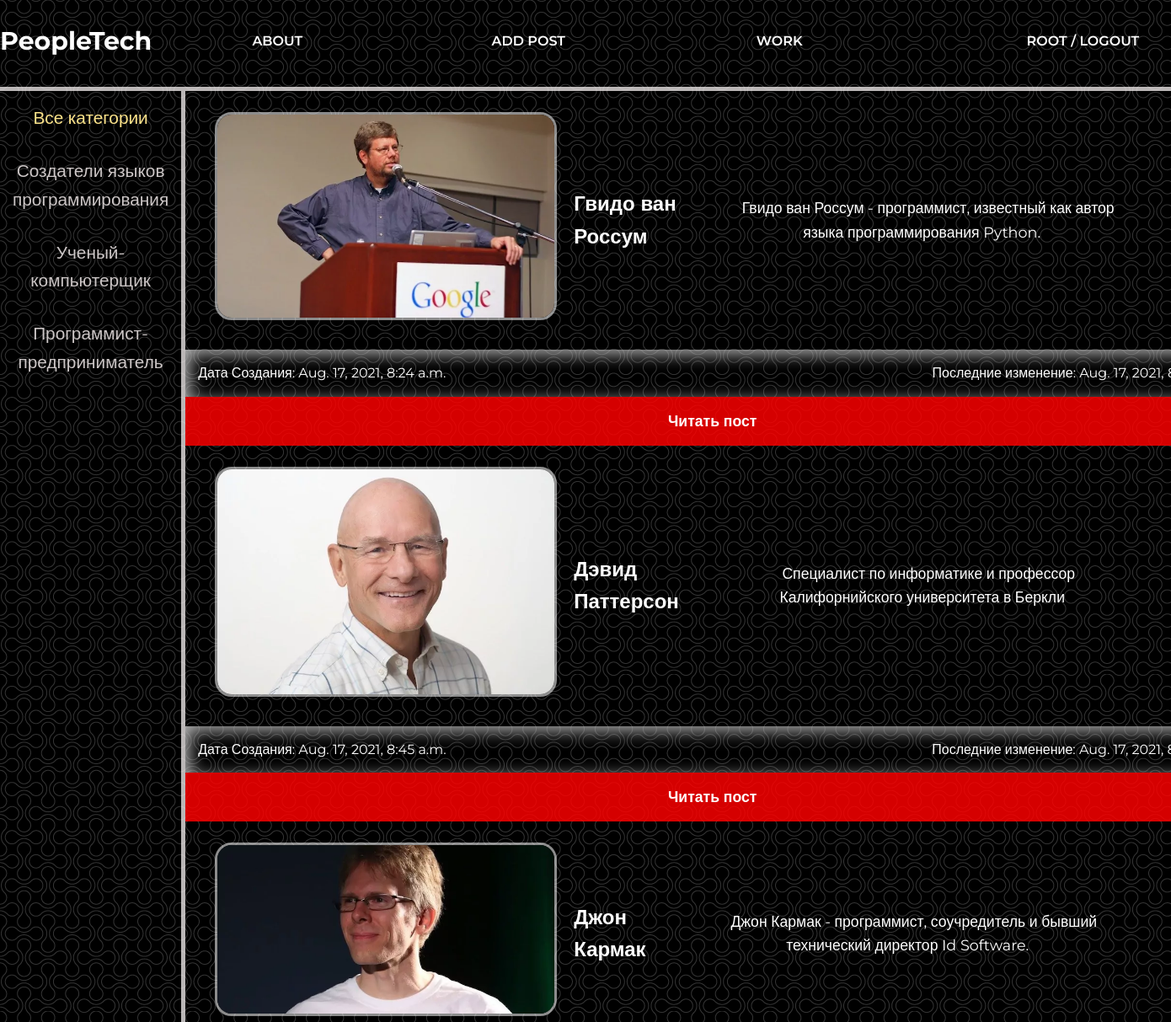
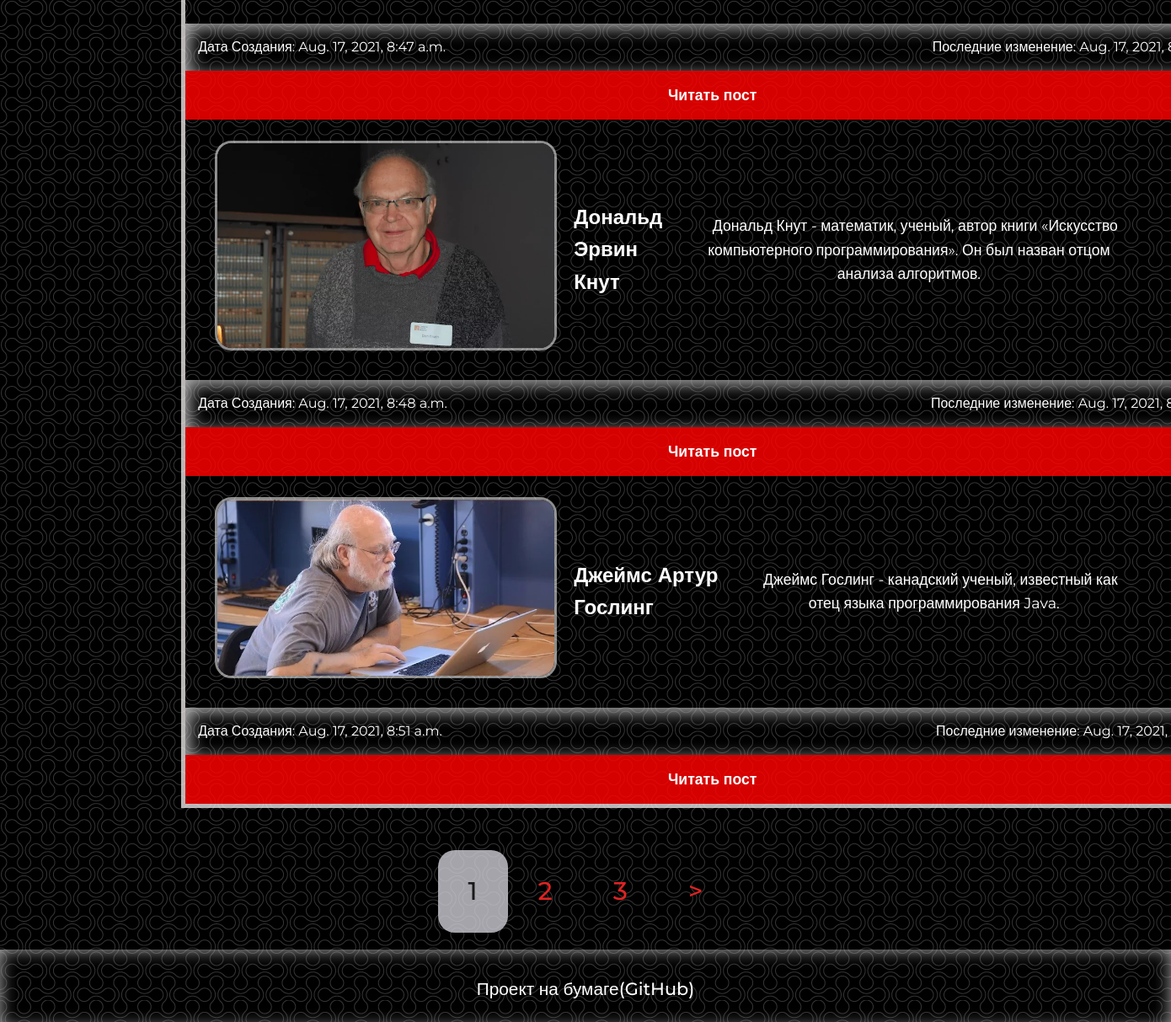
The app's page / (signed in) with its own data (2 pictures, top to bottom).
### people_it/models.py (models this page shows, shortened)
class Category(models.Model):
    name = models.CharField(max_length=255, db_index=True)
    slug = models.SlugField(max_length=255, unique=True, db_index=True)
    def get_absolute_url(self):
        return reverse('categories', kwargs={'cat_slug': self.slug})
    class Meta:
        verbose_name = "Категории"
        verbose_name_plural = "Категории"

class PeopleIt(models.Model):
    name = models.CharField(max_length=255, verbose_name='Имя')
    slug = models.SlugField(blank="True", max_length=255, unique=True, db_index=True, verbose_name='URL')
    who_is = models.TextField(verbose_name='Кто он')
    what_did = models.TextField(verbose_name='Что сделал')
    achievements = models.TextField(verbose_name='Достижения')
    photo = models.ImageField(upload_to = "photos/%Y/%m/%d/", verbose_name='Фотография')
    time_create = models.DateTimeField(auto_now_add=True, verbose_name='Дата создания')
    time_update = models.DateTimeField(auto_now=True, verbose_name='Последние изменение')
    is_published =  models.BooleanField(default=True, verbose_name='Опубликовать')
    cat = ForeignKey('Category', on_delete=models.PROTECT, verbose_name='Категория')
    def get_absolute_url(self):
        return reverse('show_post', kwargs={'post_slug': self.slug})
    class Meta:
        verbose_name = "Гении IT"
        verbose_name_plural = "Гении IT"

### people_it/views.py (the view)
# urls.py: 2. Add a URL to urlpatterns:  path('', Home.as_view(), name='home')
class Home(DataMixin, ListView):
    model = PeopleIt
    template_name = 'people_it/main.html'
    context_object_name = 'people'
    def get_context_data(self, **kwargs):
        context = super().get_context_data(**kwargs)
        add_context = self.get_user_context(title="Главная страница")
        return dict(list(context.items()) + list(add_context.items()))

### people_it/utils.py (called while the page is built)
    def get_user_context(self, **kwargs):
        context = kwargs
        context["menu"] = menu
        if 'cat_selected' not in context:
            context['cat_selected'] = "all-categories"
        context["cats"] = Category.objects.all()
        return context

### people_it/templates/people_it/main.html
{% extends "people_it/base.html" %}
{% block content %}
    {% for person in people %}
    <div class="content_post">
        <img src="{{ person.photo.url }}" class='post_photo' alt="">
        <h2 class="post_name">{{ person.name }}</h2>
        <p class='post_content'>{{ person.who_is }}</p>
    </div>
    <div class="content_time_body">
        <div class="content_time_item">Дата Создания: {{ person.time_create }}</div>
        <div class="content_time_item">Последние изменение: {{ person.time_update }}</div>
    </div>
    <a href="{{ person.get_absolute_url }}" class="btn"><div class="btn_text">Читать пост</div></a>
    {% endfor %}
{% endblock %}

### people_it/templates/people_it/base.html (shortened to what this page needs)
{% load static %}
<!DOCTYPE html>
<html lang="en">
<head>
    <link rel="stylesheet" href="{% static 'people_it/css/FirstCss.css' %}">
</head>
<body>
<div class="wrapper">
    <div class="content">
        <header class="header">
            <div class="container">
                <div class="header_inner">
                    <a href ='{% url "home" %}' class="header_logo">PeopleTech</a>
                    <nav class="header_nav">
                        {% block menu %}
                        {% for menu in menu %}
                        <div class="header_items"><a href="{% url menu.url_name %}" class="header_links">{{ menu.name }}</a></div>
                        {% endfor %}
                        {% if user.is_authenticated %}
                            <div class="header_last_item">{{user.username }} / <a href="{% url 'logout' %}" class="header_links">LogOut</a></div>
                        {% else %}
                            <div class="header_last_item"><a href="{% url 'login' %}" class="header_links">Sign In</a> / <a href="{% url 'register' %}" class="header_links">Sign Up</a></div>
                        {% endif %}
                        {% endblock %}
                    </nav>
                </div>
            </div>
        </header>
        <div class="container">
            <div class="content_inner">
                <nav class="content_cats">
                {% block categories %}
                {% if cat_selected == "all-categories" %}
                    <div class="cats_items"><div class="cats_selected">Все категории</div></div>
                {% else %}
                    <div class="cats_items"><a href="{% url 'home' %}" class="cats_links">Все категории</a></div>
                {% endif %}
                {% for cat in cats %}
                {% if cat_selected == cat %}
                    <div class="cats_items"><div class="cats_selected">{{cat.name}}</div></div>
                {% else %}
                    <div class="cats_items"><a href="{{ cat.get_absolute_url }}" class="cats_links">{{cat.name}}</a></div>
                {% endif %}
                {% endfor %}
                {% endblock %}
                </nav>
                <div class="content_posts">
                {% block content %}
                {% endblock %}
                </div>
            </div>
            <div class="pagination">
                {% for page in paginator.page_range %}
                {% if page_obj.number == page %}
                    <div class="page_link page_link_selected">{{ page }}</div>
                {% elif page_obj.number|add:2 >= page and page > page_obj.number|add:-2 %}
                    <a href="?page={{ page }}" class="page_link">{{ page }}</a>
                {% endif %}
                {% endfor %}
                {% if page_obj.has_next %}
                    <a href="?page={{ page_obj.next_page_number }}" class="page_link">&gt</a>
                {% endif %}
            </div>
        </div>
        <div>
        <div class="footer">
            <div class="footer_row">
                <div class="footer_item"><a href="https://github.com/Kirill-Makarov-genius/First-Django-Project" class="footer_link">Проект на бумаге(GitHub)</a></div>
            </div>
        </div>
    </div>
</div>
</body>
</html>

### people_it/static/people_it/css/FirstCss.css (style rules this page uses)
html { background: url(../images/fon.png) repeat; margin: 0 auto; }
body { font-family: 'Montserrat', sans-serif; font-size: 1em; line-height: 1.6; color: rgb(255, 255, 255); margin:0; padding:0; }
* { margin: 0; padding: 0; }
h1, h2, h3, h4, h5, h6 { margin: 0; }
.wrapper { display: flex; flex-direction: column; }
.container { margin: 0 auto; max-width: 1500px; width: 100%; }
.content { width: 100%; height: 100%; }
.content_inner { display: flex; }
.content_cats { display: flex; flex-direction: column; max-width: 20%; }
.cats_selected { color: #fce38a; }
.cats_items { margin: 15px; align-items: center; text-align: center; font-size: 1.3em; text-align: center; text-decoration: none; }
.cats_links { position: relative; text-decoration: none; color: rgb(204, 198, 198); transition: color .1s linear; }
.cats_links:after { content: ""; opacity: 0; width: 100%; height: 0px; position: absolute; top: 100%; left: 0; z-index: 1; transition: opacity .1s linear; background-color: #fce38a; }
.post_photo { border: 3px solid rgba(255, 255, 255, 0.548); border-radius: 20px; width: 100%; max-width: 400px; height: auto; float: right; margin: 20px; margin-top: 10px; }
.content_posts { min-width: 90%; display: flex; flex-direction: column; border-left: 5px solid rgb(241, 236, 236, 0.774); border-right: 5px solid rgb(241, 236, 236, 0.774); border-bottom: 5px solid rgb(241, 236, 236, 0.774); margin-bottom: 30px; }
.content_post { max-width: 90%; display: flex; padding: 15px; justify-content: space-between; align-items: center; }
.post_content { margin: 0 15px; font-size: 1.1em; text-align: center; }
.post_content::first-letter { margin-left: 15px; }
.content_time_body { display: flex; justify-content: space-between; padding: 15px; box-shadow: 5px 5px 20px rgb(180, 180, 180) inset; }
.btn { flex: 1 1 auto; display: inline-block; background-color: rgba(255, 0, 0, 0.835); padding: 15px; text-decoration: none; color: rgb(255, 255, 255); transition: color .1s linear; }
.btn_text { font-size: 1.1em; font-weight: 600; text-align: center; }
.header { border-bottom: 5px solid rgba(241, 236, 236, 0.774); min-width: 100%; }
.header_inner { display: flex; padding-top: 25px; margin-bottom: 30px; }
.header_logo { display: inline-block; font-size: 30px; color: #ffff; font-weight: 700; text-decoration: none; }
.header_nav { display: flex; flex: 1 1 auto; font-size: 16px; font-weight: 600; text-transform: uppercase; align-items: center; min-width: 100%; }
.header_items { width: 20%; text-align: center; margin: 0 10px; }
.header_last_item { text-align: right; width: 20%; }
.header_links { color: #ffff; position: relative; text-decoration: none; transition: color .1s linear; }
.header_links:after { content: ""; opacity: 0; width: 100%; height: 3px; position: absolute; top: 100%; left: 0; z-index: 1; transition: opacity .1s linear; background-color: #fce38a; }
.pagination { display: flex; justify-content: center; }
.page_link { color: rgb(224, 35, 35); padding: 25px 36px; font-weight: 500; font-size: 30px; text-decoration: none; transition: background-color .1s linear; border-radius: 20px; margin: 20px 0; }
.page_link_selected { background-color: rgba(201, 201, 209, 0.815); color: rgba(0, 0, 0, 0.842); }
.footer { display: flex; justify-content: center; align-items: center; box-shadow: 0px 0px 20px rgb(180, 180, 180) inset; padding: 30px; flex: 1 1 auto; }
.footer_item { font-size: 1.3em; font-weight: 500; }
.footer_link { text-decoration: none; color: rgb(255, 255, 255); }

### records on screen
Category: name "Создатели языков программирования"
Category: name "Ученый-компьютерщик"
Category: name "Программист-предприниматель"
PeopleIt: photo (picture), name "Гвидо ван Россум", who_is "Гвидо ван Россум - программист, известный как автор языка программирования Python.", time_create "Aug. 17, 2021, 8:24 a.m.", time_update "Aug. 17, 2021,…"
PeopleIt: photo (picture), name "Дэвид Паттерсон", who_is "Специалист по информатике и профессор Калифорнийского университета в Беркли", time_create "Aug. 17, 2021, 8:45 a.m.", time_update "Aug. 17, 2021,…"
PeopleIt: photo (picture), name "Джон Кармак", who_is "Джон Кармак - программист, соучредитель и бывший технический директор Id Software.", time_create "Aug. 17, 2021, 8:47 a.m.", time_update "Aug. 17, 2021,…"
PeopleIt: photo (picture), name "Дональд Эрвин Кнут", who_is "Дональд Кнут - математик, ученый, автор книги «Искусство компьютерного программирования». Он был назван отцом анализа алгоритмов.", time_create "Aug. 17, 2021, 8:48 a.m.", time_update "Aug. 17, 2021,…"
PeopleIt: photo (picture), name "Джеймс Артур Гослинг", who_is "Джеймс Гослинг - канадский ученый, известный как отец языка программирования Java.", time_create "Aug. 17, 2021, 8:51 a.m.", time_update "Aug. 17, 2021,…"

### other values on screen
{{ menu.name }} "ABOUT" "ADD POST" "WORK"
{{ user.username }} "ROOT"
{{ page }} "1"
{{ page }} "2" "3"
